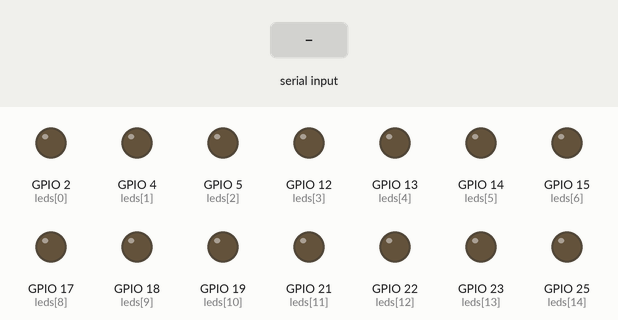
Recording of a sketch running on a simulated ESP32. Shown: output pins drawn as LEDs (lit = HIGH). Dashed ring = blinking. The inputs (shaded band) are chosen by the test bench. What the sketch prints to the serial monitor is not drawn.

Above: at 1.2 s.
1.3 s: "5\n" received over Serial
At 3.5 s:
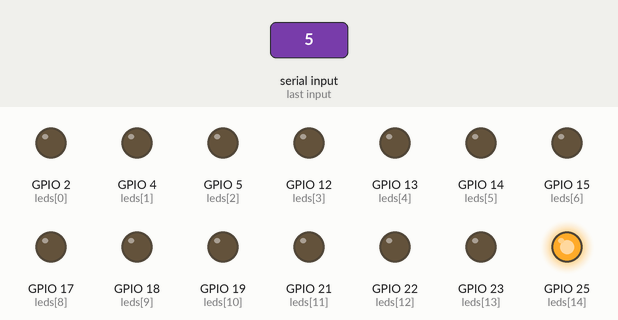
4.3 s: "0\n" received over Serial
At 6.5 s:
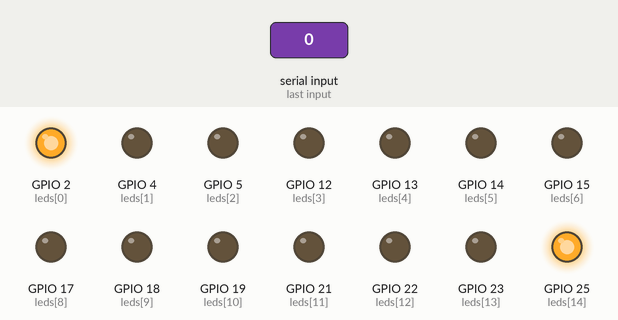
6.8 s: "5\n" received over Serial
At 7.95 s:
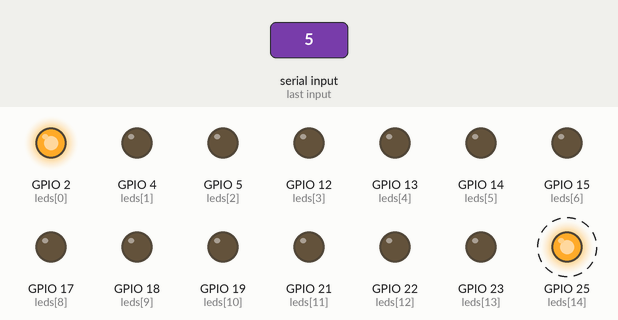
Timing chart, 0 to 10.2 s (numbered marks = the images above; inputs shaded):
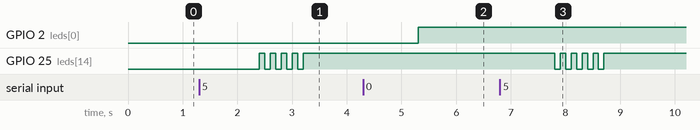

The sketch:

tictactoe.ino
```cpp
/*
  Integrantes de equipo:
    Armando Haziel Canul Cen
    Julian Adrian Viana Palomo
    Astrid Maribel Yah Vazquez
    Alan Roberto Nava Carpio
  Author: Armando Canul
  Tic Tac Toe
*/
#define R 'r'
#define B 'b'
#define NONE 'n'

/***** ESTRUCTURAS *****/
struct Cell {
  uint blueLed = 0;
  uint redLed  = 0;
  char state = NONE;
};

/***** VARIABLES PARA EL HARDWARE DEL JUEGO *****/
uint N = 18; // numero total de leds
uint M = 3;  // dimension de la matriz cuadrada (Grid)
Cell Grid[3][3] = {
  // b, r,  state,   b, r,  state,   b, r,  state
  {{ 2, 18, NONE}, { 4, 19, NONE}, { 5, 21, NONE}},
  {{12, 22, NONE}, {13, 23, NONE}, {14, 25, NONE}},
  {{15, 26, NONE}, {33, 27, NONE}, {17, 32, NONE}}
};
uint leds[] = {2, 4, 5, 12, 13, 14, 15, 33, 17,    // 2 - 17 azules (1re jugador)
              18, 19, 21, 22, 23, 25, 26, 27, 32}; // 18 - 32 rojos (2do jugador)

/***** VARIABLES DEL JUEGO *****/
bool win = false;
int count = N/2; // numero de celdas disponibles
bool player_one_turn = true;        // NOTA: el jugador uno es el azul
int row, column; // el # de fila y columna

// funcion para apagar/prender todos los leds
void turn_all(int state) {
  for (int i = 0; i < N; i++) {
    digitalWrite(leds[i], state);
  }
}

// configuramos todo para un nuevo juego
void setNewGame() {
  win = false;
  player_one_turn = true;
  count = N/2;

  // asignamos a todos los leds, un estado nulo
  for (int i = 0; i < M; i++) {
    for (int j = 0; j < M; j++) {
      setNewState(i, j, NONE);
    }
  }
  // turn_all(HIGH);

  Serial.println("Nuevo juego Iniciado...");
}

void flashing(int pin, int times = 3, int milis = 250) {
  for (int i = 0; i < times; i++) {
    digitalWrite(pin, LOW);
    delay(milis);
    digitalWrite(pin, HIGH);
    delay(milis);
  }
}

void setNewState(uint r, uint c, char new_state) {
  if (r >= M || c >= M) {
    Serial.println("Rango fila o columna excedido...");
    return;
  }
  Grid[r][c].state = new_state;
  int bL = Grid[r][c].blueLed;
  int rL = Grid[r][c].redLed;
  switch (new_state) {
    case NONE: digitalWrite(bL, LOW); digitalWrite(rL, LOW); break;
    case B:    digitalWrite(bL, HIGH); digitalWrite(rL, LOW); break;
    case R:    digitalWrite(bL, LOW); digitalWrite(rL, HIGH); break;
    default: Serial.println("No existe ese estado...");
  }
}

char is_a_winner() {
  // Revisar filas
  for (int i = 0; i < M; i++) {
    if (Grid[i][0].state != NONE &&
        Grid[i][0].state == Grid[i][1].state &&
        Grid[i][1].state == Grid[i][2].state) {
      return Grid[i][0].state; // devuelve B o R
    }
  }

  // Revisar columnas
  for (int j = 0; j < M; j++) {
    if (Grid[0][j].state != NONE &&
        Grid[0][j].state == Grid[1][j].state &&
        Grid[1][j].state == Grid[2][j].state) {
      return Grid[0][j].state;
    }
  }

  // Revisar diagonal principal
  if (Grid[0][0].state != NONE &&
      Grid[0][0].state == Grid[1][1].state &&
      Grid[1][1].state == Grid[2][2].state) {
    return Grid[0][0].state;
  }

  // Revisar diagonal secundaria
  if (Grid[0][2].state != NONE &&
      Grid[0][2].state == Grid[1][1].state &&
      Grid[1][1].state == Grid[2][0].state) {
    return Grid[0][2].state;
  }

  // Nadie ha ganado
  return NONE;
}

void set_play(int r, int c) {
  // int pinLed = player_one_turn ? Grid[r][c].blueLed:Grid[r][c].redLed;
  if (Grid[r][c].state != NONE) {
    // ya hay una jugada en esa celda
    int ledUsed = Grid[r][c].state == B ? Grid[r][c].blueLed:Grid[r][c].redLed;
    flashing(ledUsed, 5, 100);
    return;
  }
  // Cambiamos el estado de la celda
  setNewState(r, c, player_one_turn ? B:R);
  count--;

  player_one_turn = !player_one_turn;

  // comprobamos si alguien gano
  char winner = is_a_winner();
  if (winner != NONE) {
    char WINNER_STATE = (winner == B) ? B:R;
    if (winner == B)
      Serial.println("Jugador uno (azul) gano!...");
    else
      Serial.println("Jugador dos (rojo) gano!...");

    win = true;

    // ...
    delay(3000);
    for (int i = 0; i < M; i++) {
      for (int j = 0; j < M; j++) {
        setNewState(i, j, WINNER_STATE);
      }
    }

    delay(6000);
    setNewGame();
  }

  if (count == 0) { // si no hay mas celdas vacias
    // empateee
    Serial.println("Empateee! nadie gano.");
    delay(5000);
    setNewGame();
  }
}

void setup() {
  // put your setup code here, to run once:
  Serial.begin(115200);
  Serial.println("Iniciando el juego");
  for (int i = 0; i < N; i++){
    pinMode(leds[i], OUTPUT);
  }
  Serial.println("pines asignados");

  setNewGame();
}

void loop() {
  // put your main code here, to run repeatedly:
  if (Serial.available() > 0) {
    // Lee el primer entero
    row = Serial.parseInt();

    // Lee el segundo entero
    column = Serial.parseInt();

    if (!win && count > 0) {
      set_play(row, column);
      // Serial.println(Grid[row][column].blueLed); // 34 -> 17 (tx)
    }
    // else if (win) {
    //   // mostramos la raya ganadora
    // } else {
    //   // nadie gano...
    // }

    //Serial.println("--- Listo, escribe otros dos ---");
  }
}
```

Measured:
- after the input at 1.3 s, GPIO 25 (leds[14]): alternates HIGH for 0.10 s and LOW for 0.10 s, 9 changes in all, then stays HIGH, starting after 1.1 s
- after the input at 4.3 s, GPIO 2 (leds[0]): LOW → HIGH after 1.0 s
- after the input at 6.8 s, GPIO 25 (leds[14]): alternates HIGH for 0.10 s and LOW for 0.10 s, 10 changes in all, then stays HIGH, starting after 1.0 s
